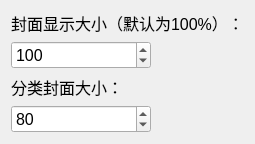
          <widget class="QFrame" name="frame_14">
           <property name="font">
            <font>
             <pointsize>12</pointsize>
            </font>
           </property>
           <property name="styleSheet">
            <string notr="true"/>
           </property>
           <layout class="QVBoxLayout" name="verticalLayout_17">
            <item>
             <widget class="QLabel" name="label_2">
              <property name="font">
               <font>
                <pointsize>12</pointsize>
               </font>
              </property>
              <property name="text">
               <string>封面显示大小（默认为100%）：</string>
              </property>
             </widget>
            </item>
            <item>
             <layout class="QHBoxLayout" name="horizontalLayout_15">
              <item>
               <widget class="WheelSpinBox" name="coverSize">
                <property name="minimumSize">
                 <size>
                  <width>140</width>
                  <height>0</height>
                 </size>
                </property>
                <property name="minimum">
                 <number>50</number>
                </property>
                <property name="maximum">
                 <number>250</number>
                </property>
                <property name="singleStep">
                 <number>10</number>
                </property>
                <property name="value">
                 <number>100</number>
                </property>
               </widget>
              </item>
              <item>
               <spacer name="horizontalSpacer_13">
                <property name="orientation">
                 <enum>Qt::Horizontal</enum>
                </property>
                <property name="sizeHint" stdset="0">
                 <size>
                  <width>40</width>
                  <height>20</height>
                 </size>
                </property>
               </spacer>
              </item>
             </layout>
            </item>
            <item>
             <widget class="QLabel" name="label_29">
              <property name="font">
               <font>
                <pointsize>12</pointsize>
               </font>
              </property>
              <property name="text">
               <string>分类封面大小：</string>
              </property>
             </widget>
            </item>
            <item>
             <layout class="QHBoxLayout" name="horizontalLayout_22">
              <item>
               <widget class="WheelSpinBox" name="categorySize">
                <property name="minimumSize">
                 <size>
                  <width>140</width>
                  <height>0</height>
                 </size>
                </property>
                <property name="minimum">
                 <number>30</number>
                </property>
                <property name="maximum">
                 <number>250</number>
                </property>
                <property name="singleStep">
                 <number>10</number>
                </property>
                <property name="value">
                 <number>80</number>
                </property>
               </widget>
              </item>
              <item>
               <spacer name="horizontalSpacer_21">
                <property name="orientation">
                 <enum>Qt::Horizontal</enum>
                </property>
                <property name="sizeHint" stdset="0">
                 <size>
                  <width>40</width>
                  <height>20</height>
                 </size>
                </property>
               </spacer>
              </item>
             </layout>
            </item>
           </layout>
          </widget>
